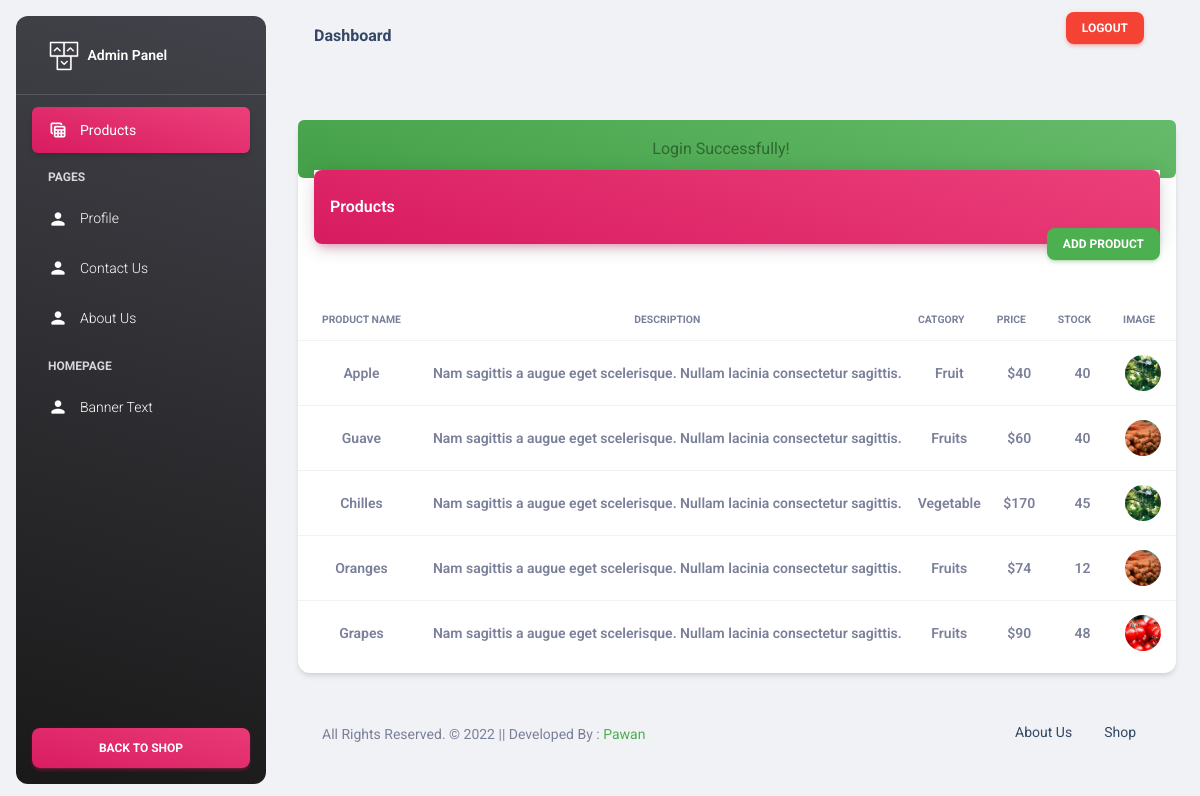
The page /products.php (signed in) on the database its author committed.
### tables this page shows
CREATE TABLE `products` (
  `id` int(11) NOT NULL,
  `product_name` varchar(255) NOT NULL,
  `description` text NOT NULL,
  `category` varchar(255) NOT NULL,
  `price` int(11) NOT NULL,
  `stock` int(11) NOT NULL,
  `image_link` varchar(255) NOT NULL,
  `created_at` date NOT NULL DEFAULT current_timestamp(),
  `updated_at` date NOT NULL DEFAULT current_timestamp(),
  `user_id` int(11) NOT NULL
);

### products.php (the view, shortened to what this page needs)
<?php
include 'admin/connect.php';
?>
<!DOCTYPE html>
<html lang="en">
<head>
  <?php include 'admin-csslink.php'; ?>
</head>
<body class="g-sidenav-show  bg-gray-200">
  <?php include 'admin-sidenav.php'; ?>
  <main class="main-content position-relative max-height-vh-100 h-100 border-radius-lg ">
    <?php include 'admin-topbar.php'; ?>
    <div class="container-fluid py-4">
      <div class="row">
        <div class="col-12">
          <div class="card my-4">
            <?php include 'alert.php'; ?>
            <div class="card-header p-0 position-relative mt-n4 mx-3 z-index-2">
              <div class="bg-gradient-primary shadow-primary border-radius-lg pt-4 pb-3">
                <h6 class="text-white text-capitalize ps-3">Products</h6>
                <a href="add_product.php" class="btn btn-sm btn-success float-end">Add Product</a>
              </div>
            </div>
            <div class="card-body px-0 pb-2">
              <div class="table-responsive p-0">
                <table class="table align-items-center justify-content-center mb-0 text-center">
                  <thead>
                    <tr>
                      <th class="text-uppercase text-secondary text-xxs font-weight-bolder ">Product Name</th>
                      <th class="text-uppercase text-secondary text-xxs font-weight-bolder">Description</th>
                      <th class="text-uppercase text-secondary text-xxs font-weight-bolder ps-2">Catgory</th>
                      <th class="text-uppercase text-secondary text-xxs font-weight-bolder ps-2">Price</th>
                      <th class="text-uppercase text-secondary text-xxs font-weight-bolder ps-2">Stock</th>
                      <th class="text-uppercase text-secondary text-xxs font-weight-bolder ps-2">Image</th>
                    </tr>
                  </thead>
                  <tbody>
                    <?php
                    $sql = "select * from products";
                    $result = mysqli_query($connection, $sql);
                    if (mysqli_num_rows($result) > 0) :
                      while ($record = mysqli_fetch_assoc($result)) : ?>
                        <tr>
                          <td>
                            <p class="text-sm font-weight-bold mb-0 text-center"><?php echo $record['product_name']; ?></p>
                          </td>
                          <td>
                            <p class="text-sm font-weight-bold mb-0"><?php echo $record['description']; ?></p>
                          </td>
                          <td>
                            <p class="text-sm font-weight-bold mb-0"><?php echo $record['category']; ?></p>
                          </td>
                          <td>
                            <p class="text-sm font-weight-bold mb-0">$<?php echo $record['price']; ?></p>
                          </td>
                          <td>
                            <p class="text-sm font-weight-bold mb-0"><?php echo $record['stock']; ?></p>
                          </td>
                          <td>
                            <img src="upload/<?php echo $record['image_link']; ?>" class="avatar avatar-sm rounded-circle me-2" height="90">
                          </td>
                        </tr>
                    <?php
                      endwhile;
                    endif;
                    ?>
                  </tbody>
                </table>
              </div>
            </div>
          </div>
        </div>
      </div>
      <?php include 'adminpanel_copyright.php'; ?>
    </div>
  </main>
  <?php include 'admin-footer.php'; ?>

### admin-csslink.php (shortened to what this page needs)
<link href="admin/assets/css/nucleo-icons.css" rel="stylesheet">
<link href="admin/assets/css/nucleo-svg.css" rel="stylesheet">
<link rel="stylesheet" href="https://cdnjs.cloudflare.com/ajax/libs/font-awesome/4.7.0/css/font-awesome.min.css">
<link href="admin/assets/css/material-dashboard.css?v=3.0.1" rel="stylesheet">
<link href="admin/assets/css/style.css" rel="stylesheet">

### admin-sidenav.php (shortened to what this page needs)
<aside class="sidenav navbar navbar-vertical navbar-expand-xs border-0 border-radius-xl my-3 fixed-start ms-3  bg-gradient-dark" id="sidenav-main">
  <div class="sidenav-header">
    <a class="navbar-brand m-0" href="panel.php">
      <img src="admin/assets/img/logo-ct.png" class="navbar-brand-img h-100" alt="main_logo">
      <span class="ms-1 font-weight-bold text-white">Admin Panel</span>
    </a>
  </div>
  <hr class="horizontal light mt-0 mb-2">
  <div class="collapse navbar-collapse w-auto" id="sidenav-collapse-main">
    <ul class="navbar-nav">
      <li class="nav-item">
        <a class="nav-link text-white active bg-gradient-primary" href="products.php">
          <div class="text-white text-center me-2 d-flex align-items-center justify-content-center">
            <i class="material-icons opacity-10">table_view</i>
          </div>
          <span class="nav-link-text ms-1">Products</span>
        </a>
      </li>
      <li class="nav-item mt-3">
        <h6 class="ps-4 ms-2 text-uppercase text-xs text-white font-weight-bolder opacity-8">Pages</h6>
      </li>
      <li class="nav-item">
        <a class="nav-link text-white" href="profile.php">
          <div class="text-white text-center me-2 d-flex align-items-center justify-content-center">
            <i class="material-icons opacity-10">person</i>
          </div>
          <span class="nav-link-text ms-1">Profile</span>
        </a>
      </li>
      <li class="nav-item">
        <a class="nav-link text-white" href="admin-contact.php">
          <div class="text-white text-center me-2 d-flex align-items-center justify-content-center">
            <i class="material-icons opacity-10">person</i>
          </div>
          <span class="nav-link-text ms-1">Contact Us</span>
        </a>
      </li>
      <li class="nav-item">
        <a class="nav-link text-white" href="admin-aboutus.php">
          <div class="text-white text-center me-2 d-flex align-items-center justify-content-center">
            <i class="material-icons opacity-10">person</i>
          </div>
          <span class="nav-link-text ms-1">About Us</span>
        </a>
      </li>
      <li class="nav-item mt-3">
        <h6 class="ps-4 ms-2 text-uppercase text-xs text-white font-weight-bolder opacity-8">Homepage</h6>
      </li>
      <li class="nav-item">
        <a class="nav-link text-white" href="admin-banner-text.php">
          <div class="text-white text-center me-2 d-flex align-items-center justify-content-center">
            <i class="material-icons opacity-10">person</i>
          </div>
          <span class="nav-link-text ms-1">Banner Text</span>
        </a>
      </li>
    </ul>
  </div>
  <div class="sidenav-footer position-absolute w-100 bottom-0 ">
    <div class="mx-3"><a class="btn bg-gradient-primary mt-4 w-100" href="shop.php" type="button">Back to Shop</a></div>
  </div>
</aside>

### admin-topbar.php
<nav class="navbar navbar-main navbar-expand-lg px-0 mx-4 shadow-none border-radius-xl" id="navbarBlur" navbar-scroll="true">
  <div class="container-fluid py-1 px-3">
    <nav aria-label="breadcrumb">
      <h6 class="font-weight-bolder mb-0">Dashboard</h6>
    </nav>
    <div class="collapse navbar-collapse mt-sm-0 mt-2 me-md-0 me-sm-4" id="navbar">
      <div class="ms-md-auto pe-md-3 d-flex align-items-center">
        <div class="input-group input-group-outline">
          <a class="btn btn-danger btn-sm" href="admin/logout.php">Logout</a>
        </div>
      </div>
    </div>
  </div>
</nav>

### alert.php
<?php if (isset($_SESSION['msg'])) { ?>
  <div class="alert alert-success alert-dismissible fade show text-center" role="alert"><?php echo $_SESSION['msg']; ?><button type="button" class="btn-close" data-bs-dismiss="alert" aria-label="Close"></button>
  </div>
<?php } ?>

### adminpanel_copyright.php
<footer class="footer py-4  ">
  <div class="container-fluid">
    <div class="row align-items-center justify-content-lg-between">
      <div class="col-lg-6 mb-lg-0 mb-4">
        <div class="copyright text-center text-sm text-lg-start">All Rights Reserved. &copy; <?php echo date('Y'); ?> || Developed By : <a href="https://devspecial.online/" class="text-success">Pawan</a></div>
      </div>
      <div class="col-lg-6">
        <ul class="nav nav-footer justify-content-center justify-content-lg-end">
          <li class="nav-item">
            <a href="about.php" class="nav-link" target="_blank">About Us</a>
          </li>
          <li class="nav-item">
            <a href="shop.php" class="nav-link" target="_blank">Shop</a>
          </li>
        </ul>
      </div>
    </div>
  </div>
</footer>

### admin-footer.php (shortened to what this page needs)
</body>
</html>

### rows shown on the page
products: product_name "Apple", description "Nam sagittis a augue eget scelerisque. Nullam lacinia consectetur sagittis.", category "Fruit", price "40", stock "40", image_link (picture)
products: product_name "Guave", description "Nam sagittis a augue eget scelerisque. Nullam lacinia consectetur sagittis.", category "Fruits", price "60", stock "40", image_link (picture)
products: product_name "Chilles", description "Nam sagittis a augue eget scelerisque. Nullam lacinia consectetur sagittis.", category "Vegetable", price "170", stock "45", image_link (picture)
products: product_name "Oranges", description "Nam sagittis a augue eget scelerisque. Nullam lacinia consectetur sagittis.", category "Fruits", price "74", stock "12", image_link (picture)
products: product_name "Grapes", description "Nam sagittis a augue eget scelerisque. Nullam lacinia consectetur sagittis.", category "Fruits", price "90", stock "48", image_link (picture)

### other values the page prints
$_SESSION['msg'] "Login Successfully!"
